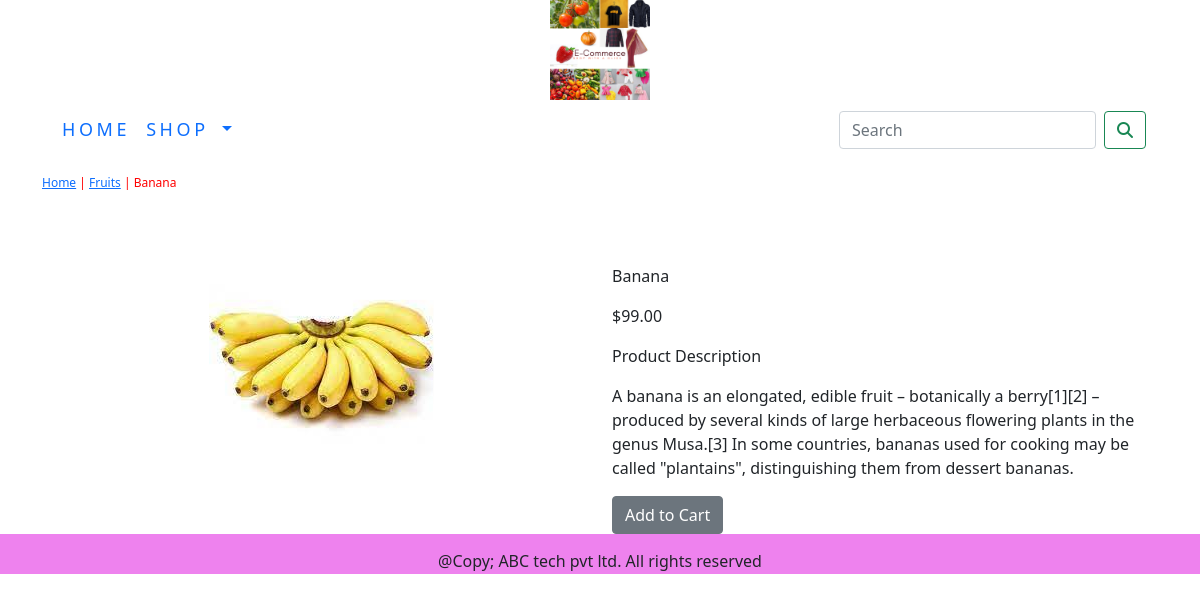
The page /shop/vegetables/banana/ on the database its author committed.
### shop/models.py (models this page shows, shortened)
class Product(models.Model):
    name=models.CharField(max_length=250,unique=True)
    slug=models.SlugField(max_length=250,unique=True)
    description=models.TextField(blank=True)
    price=models.DecimalField(max_digits=10,decimal_places=2)
    category=models.ForeignKey(Category,on_delete=models.CASCADE)
    image=models.ImageField(upload_to='product',blank=True)
    stock=models.IntegerField()
    available=models.BooleanField(default=True)
    created=models.DateTimeField(auto_now_add=True)
    updated=models.DateTimeField(auto_now=True)
    class Meta:
        ordering=('name',)
        verbose_name = 'product'
        verbose_name_plural = 'products'

class Category(models.Model):
    name=models.CharField(max_length=250,unique=True)
    slug=models.SlugField(max_length=250,unique=True)
    description=models.TextField(blank=True)
    image=models.ImageField(upload_to='category',blank=True)
    class Meta:
        ordering=('name',)
        verbose_name='category'
        verbose_name_plural='categories'
    def get_url(self):
        return reverse('shop:products_by_category',args=[self.slug])
    def __str__(self):
        return '{}'.format(self.name)

### shop/views.py (the view)
# urls.py: path('<slug:c_slug>/<slug:product_slug>/',views.proDetail,name='prodCatdetail'),
def proDetail(request,c_slug,product_slug):
    try:
        product=Product.objects.get(category__slug=c_slug,slug=product_slug)
    except Exception as e:
        raise e
    return render(request,'product.html',{'product':product})

### cart/context_processors.py (called while the page is built)
def counter(request):
    item_count=0
    if 'admin' in request.path:
        return {}
    else:
        try:
            cart=Cart.objects.filter(cart_id=_cart_id(request))
            cart_items=CartItem.objects.all().filter(cart=cart[:1])
            for cart_item in cart_items:
                item_count += cart_item.quantity
        except:
            item_count = 0
    return dict(item_count=item_count)

### cart/views.py (called while the page is built)
def _cart_id(request):
    cart=request.session.session_key
    if not cart:
        cart=request.session.create()
    return cart

### shop/context_processors.py (called while the page is built)
def menu_links(request):
    links=Category.objects.all()
    return dict(links=links)

### templates/product.html (shortened to what this page needs)
{% extends 'base.html' %}
{% load static %}
{% block content %}
<div class="row my_prod_row_class">
    <div class="mx_auto">
        <p> <a href="{% url 'shop:allProdCat' %}">Home</a> | <a href ="{{product.category.get_url}}">{{product.category}}</a> | {{product.name}}</p>
    </div>
</div>
<div class="container">
<br>
<div class="row">
    <div class="col-12 col-sm-12 col-md-12 col-lg-6 text-center">
        <div style="min-width:18rem">
            <img src="{{product.image.url}}" alt="{{product.name}}">
        </div>
    </div>
        <div class="col-12 col-sm-12 col-md-12 col-lg-6">
            <h1 class="my_prod_title">{{product.name}}</h1>
            <p>${{product.price}}</p>
            <p class="my_title"> Product Description</p>
            <p class="text-justify my_prod_text">{{product.description}}</p>
            {% if  product.stock <= 0 %}
            <p class="text-justify my_prod_text"><b>Out of Stock</b></p>
            {% else %}
            <a class="btn btn-secondary" href="{% url 'cart:add_cart' product.id %}">Add to Cart</a>
            {% endif %}
        </div>
    </div>
</div>
{% endblock %}

### templates/base.html (shortened to what this page needs)
{% load static %}
<!DOCTYPE html>
<html lang="en">
<head>
    <link href="{% static 'css/custom.css' %}" rel="stylesheet">
    <link href="{% static 'css/bootstrap.min.css' %}" rel="stylesheet">
</head>
<body>
<div class = "container">
    {% include 'header.html' %}
    {% include 'navbar.html' %}
    {% block content %}
    {% endblock %}
</div>
{% include 'footer.html' %}
</body>
</html>

### templates/header.html
{% load static%}
<header>
  <center>
    <a href="{% url 'shop:allProdCat' %}"> <img src="{% static 'img/logo.png' %}" alt="logimage" width="100px;" height="100px;">
  </center>
</header>

### templates/navbar.html (shortened to what this page needs)
<nav class="navbar navbar-expand-lg bg-body-tertiary">
  <div class="container-fluid">
    <div class="collapse navbar-collapse" id="navbarSupportedContent">
      <ul class="navbar-nav me-auto mb-2 mb-lg-0">
        <li class="nav-item">
          <a class="nav-link" href="#">Home</a>
        </li>
        <li class="nav-item dropdown {% if 'shop' in request.path %} active {% endif %}">
          <a class="nav-link dropdown-toggle" href="#" role="button" data-bs-toggle="dropdown" aria-expanded="false">
            Shop
          </a>
        </li>
      </ul>
      <form class="d-flex" action="{% url 'search_app:SearchResult' %}" method="get" role="search">
        <input class="form-control me-2" type="search" placeholder="Search" name='q' aria-label="Search">
        <button class="btn btn-outline-success" type="submit"><i class="fa-solid fa-magnifying-glass"></i></button>
      </form>
    </div>
  </div>
</nav>

### templates/footer.html
<div class="footer navbar-fixed-bottom my_footer">
    <p class="text-center">@Copy; ABC tech pvt ltd. All rights reserved</p>
</div>

### static/css/custom.css (style rules this page uses)
body { font-family: 'Roboto', sans-serif; }
.nav-item { letter-spacing : .2em; font-size : 18px; text-transform :uppercase; }
.my_footer { background-color:#ee82ee; height:40px }
.my_footer { padding-top:15px; font-size:16px; }
.my_title { font-size:16px; text_transform:uppercase; letter_spacing:.2em; }
.my_prod_row_class { padding-top:15px; padding-bottom:20px; }
.my_prod_row_class .mx_auto { color:#F00; font-size:12px; text-decoration:none; }
.my_prod_title { font-size:16px; text_transform:uppercase; letter_spacing:.2em; padding-top:15px; padding-bottom:10px; }
.my_prod_text { padding=right:20px; }

### rows shown on the page
Product: category "Fruits", name "Banana", image (picture), price "99.00", description "A banana is an elongated, edible fruit – botanically a berry[1][2] – produced by several kinds of large herbaceous flowering plants in the genus Musa.[3] In some countries, bananas used for cooking may be called \"plantains\", distinguishing them from dessert bananas."
